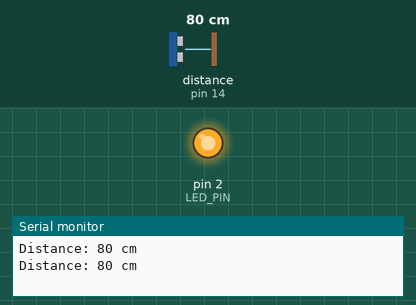
Simulated run of this sketch. Board: Arduino Uno, built with avr-gcc and run on an emulated ATmega328P. Shown: output pins drawn as LEDs (lit = HIGH), the last lines printed to the serial monitor. Wiring (inferred from the names in the program): ultrasonic range finder: trigger pin 12; echo pin 14. Dashed ring = blinking. The inputs (shaded band) are chosen by the test bench; at power-on: distance to the obstacle (sensor on pin 14) 80 cm. The echo pulse lasts 58.3 µs per cm; pins used as bus, display or sensor lines are not drawn.

Above: at 2.8 s.
2.9 s: distance to the obstacle (sensor on pin 14) set to 2 cm
At 3.8 s:
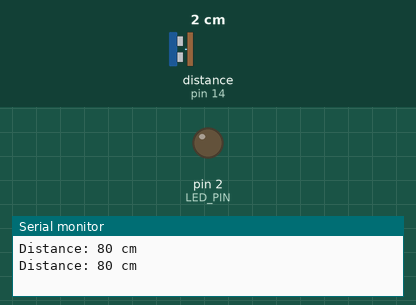
6.4 s: distance to the obstacle (sensor on pin 14) set to 9 cm
At 6.67 s:
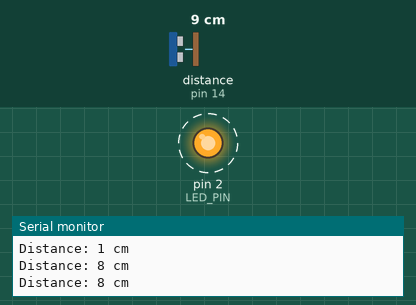
9.9 s: distance to the obstacle (sensor on pin 14) set to 12 cm
Timing chart, 0 to 19.4 s (numbered marks = the images above; inputs shaded):
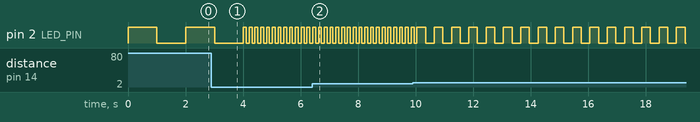

Measured:
- by itself, pin 2 (LED_PIN): repeats every 0.60 s: HIGH 0.30 s, LOW 0.30 s

The sketch:

ULTRASONIC_led.ino
```cpp
const int TRIG_PIN = 12;     // Trigger pin
const int ECHO_PIN = 14;    // Echo pin
const int LED_PIN = 2;      // LED output

void setup() {
  Serial.begin(9600);
  pinMode(TRIG_PIN, OUTPUT);
  pinMode(ECHO_PIN, INPUT);
  pinMode(LED_PIN, OUTPUT);
}

void loop() {
  long duration, distance_cm;

  // Send ultrasonic pulse
  digitalWrite(TRIG_PIN, LOW);
  delayMicroseconds(2);
  digitalWrite(TRIG_PIN, HIGH);
  delayMicroseconds(10);
  digitalWrite(TRIG_PIN, LOW);

  // Read echo time
  duration = pulseIn(ECHO_PIN, HIGH);
  distance_cm = duration / 29 / 2; // Convert to cm

  Serial.print("Distance: ");
  Serial.print(distance_cm);
  Serial.println(" cm");

  // Blink rate based on distance
  int blinkDelay;

  if (distance_cm < 10) {
    blinkDelay = 100; // very fast
  } else if (distance_cm < 30) {
    blinkDelay = 300; // medium fast
  } else if (distance_cm < 60) {
    blinkDelay = 700; // slower
  } else {
    blinkDelay = 1000; // slowest
  }

  // Blink the LED
  digitalWrite(LED_PIN, HIGH);
  delay(blinkDelay);
  digitalWrite(LED_PIN, LOW);
  delay(blinkDelay);
}
```
